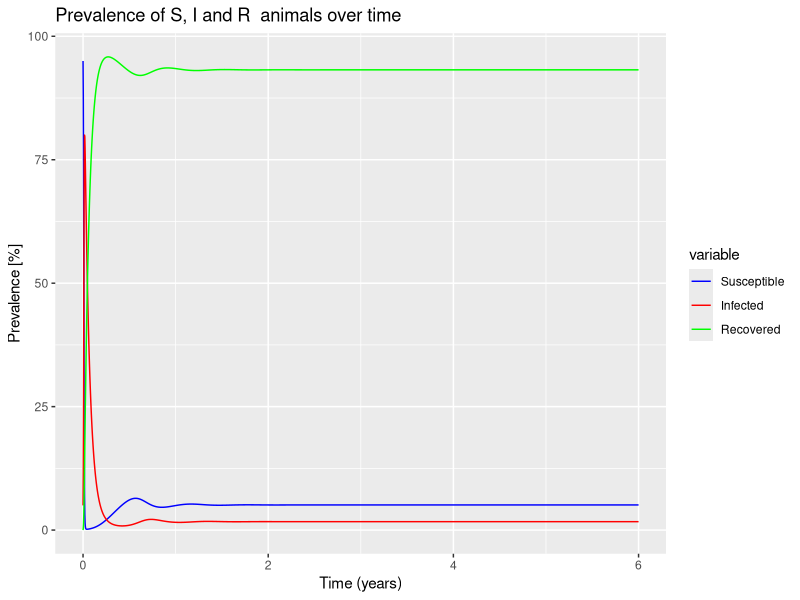
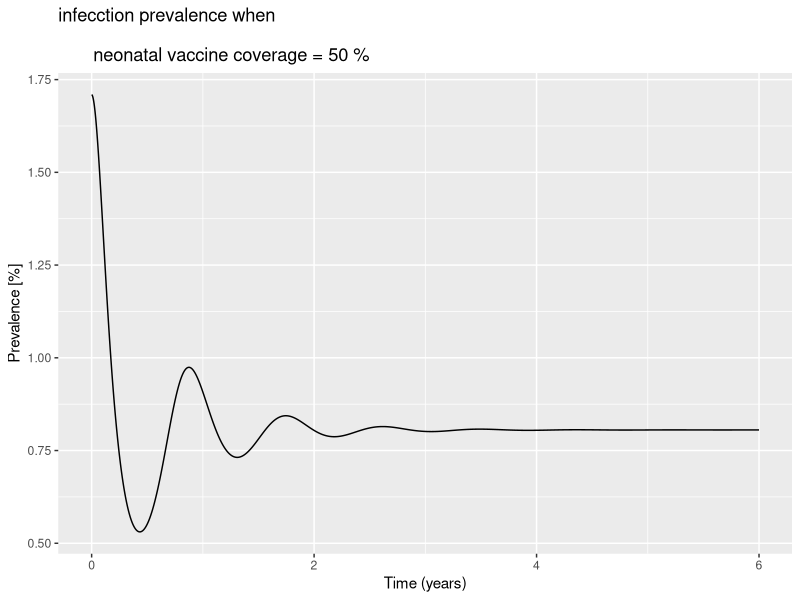
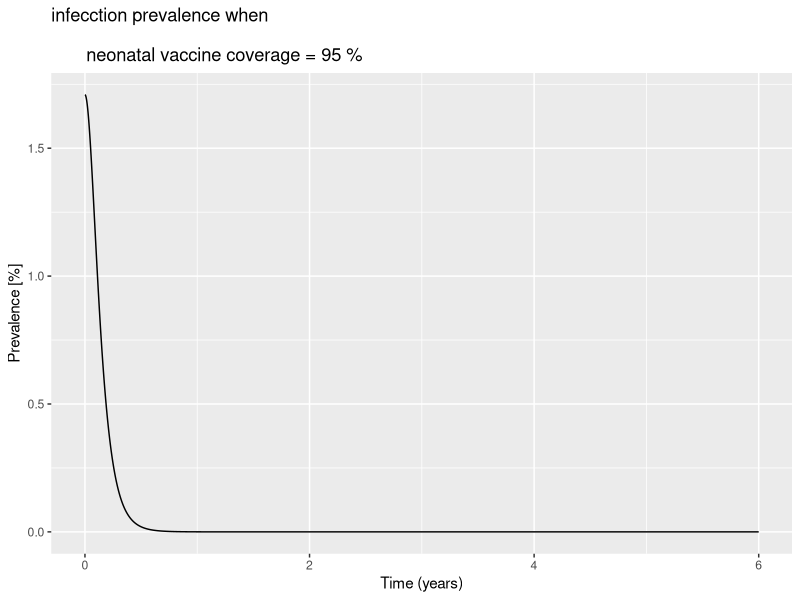

Generate these figures, in order, with R:
# INFECTIOUS dISEASE MODELLING
# Module 1 e-tivity 10 - Combining the Mechanisms

library(deSolve)  # solves the model
library(reshape2) # changes hte shape of the model output
library(ggplot2)  # plots
# library(ggpubr) # subplots ggplot2

population <- 3*10^5
parameters <- c(beta = 1*365, # Infection rate
                gamma = 1/20*365, # Infection duration = 20 days
                mu = 1/3, # 3 year lifespan
                b = 1/3, # Population don't vary over time
                sigma = 0, # Life-long immunity
                p_vacc = 0) # No neonatal vaccination so far

ini_state <- c(S = (1-0.05)*population,
               I = 0.05 * population,
               R = 0)

times <- seq(from = 0, to = 6, by = 1/365)
sir_model <- function(time, state, parameters) {
  
  with(as.list(c(state, parameters)),{
    N <- S + I + R
    
    lambda <- beta * I/N
    
    dS <- -lambda*S - mu*S + (1-p_vacc)*b*N +sigma*R
    dI <- lambda*S - gamma*I - mu*I
    dR <- gamma*I - mu*R + p_vacc*b*N - sigma*R
    
    return(list(c(dS,dI,dR)))
  })
}

output <- as.data.frame(ode(y = ini_state,
                            times = times,
                            func = sir_model,
                            parms = parameters))

output_long <- melt(as.data.frame(output), id = "time")
output_long$prevalence <- output_long$value / sum(ini_state)

graf <- ggplot(data = output_long,
               aes(x = time,
                   y = prevalence*100,
                   colour = variable,
                   group = variable)) +
  geom_line() +
  xlab("Time (years)") +
  ylab("Prevalence [%]") +
  labs(title = "Prevalence of S, I and R  animals over time") +
  scale_color_manual(labels = c("Susceptible", "Infected", "Recovered"), values = c("blue", "red", "green"))

print(graf)

#1 What is the endemic prevalence of the disease currently (the baseline prevalence), assuming permanent immunity?
  # Prevalence seems to have stabilized at 2 years, so the prevalence of the desease relates to the Infected cases
q1 <- output_long$prevalence[output_long$time ==2 & output_long$variable == "I"]

#2 What proportion of newborn animals would you need to vaccinate to reduce the prevalence by half, assuming life-long immunity?
  # Introducing neonatal vaccine after endemic equilibrium (time == 2)
new_state <- c(S = output$S[output$time == 2],
               I = output$I[output$time == 2],
               R = output$R[output$time == 2])
parameters["p_vacc"] <- 0.5 # 50% of newborns

output2 <- as.data.frame(ode(y = new_state,
                             times = times,
                             func = sir_model,
                             parms = parameters))

output2_long <- melt(as.data.frame(output2), id = "time")
output2_long$prevalence <- output2_long$value / sum(new_state)

graf2 <- ggplot(data = output2,
               aes(x = time,
                   y = I/sum(new_state)*100)) +
  geom_line() +
  xlab("Time (years)") +
  ylab("Prevalence [%]") +
  labs(title = paste("infecction prevalence when\n
       neonatal vaccine coverage =", parameters["p_vacc"]*100,"%"))
print(graf2)

q2 <- output2_long$prevalence[output2_long == tail(output2_long$time,1) & output2_long$variable == "I"]

#q3 Would it be possible to eliminate the disease from the population using neonatal vaccination under the assumption of lifelong immunity?

R0 <- parameters["beta"] / parameters["gamma"]
parameters["p_vacc"] <- 1 - 1/R0

output3 <- as.data.frame(ode(y = new_state,
                             times = times,
                             func = sir_model,
                             parms = parameters))

output3_long <- melt(as.data.frame(output3), id = "time")
output3_long$prevalence <- output3_long$value / sum(new_state)

graf3 <- ggplot(data = output3,
                aes(x = time,
                    y = I/sum(new_state)*100)) +
  geom_line() +
  xlab("Time (years)") +
  ylab("Prevalence [%]") +
  labs(title = paste("infecction prevalence when\n
       neonatal vaccine coverage =", parameters["p_vacc"]*100,"%"))
print(graf3)

q3 <- output3_long$prevalence[output3_long == tail(output3_long$time,1) & output3_long$variable == "I"]

#q4 If the average duration of immunity is only 1 year, how would this impact the proportional reduction in the prevalence with the vaccine coverage you obtained above compared to the baseline?

#q5 Would it be possible to eliminate the disease from the population using neonatal vaccination under these assumptions?

#q6 If an adjuvant (a vaccine promoter) was given along with the vaccine, that would extend the duration of immunity to 2.5 years on average, what vaccine coverage would be needed to reduce
#   the baseline prevalence by half? Would it be possible to eliminate the disease from the population under these assumptions using neonatal vaccination?

#q7 Based on your results, what overall recommendation would you give to the Minister?

#q8 Also provide some information to help the Minister interpret these results. Write down the assumptions in your modelling approach that you think might affect your results.
#   Are there any adaptations you could make to the model structure that would make it more realistic or that would allow you to answer more detailed questions?
